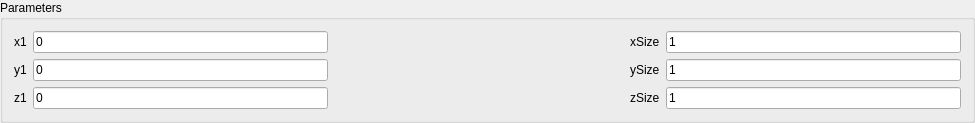
<?xml version="1.0" encoding="UTF-8"?>
<ui version="4.0">
 <class>CuboidWidget</class>
 <widget class="QWidget" name="CuboidWidget">
  <property name="geometry">
   <rect>
    <x>0</x>
    <y>0</y>
    <width>975</width>
    <height>118</height>
   </rect>
  </property>
  <property name="windowTitle">
   <string>CuboidWidget</string>
  </property>
  <layout class="QVBoxLayout" name="verticalLayout">
   <property name="spacing">
    <number>0</number>
   </property>
   <property name="leftMargin">
    <number>0</number>
   </property>
   <property name="topMargin">
    <number>0</number>
   </property>
   <property name="rightMargin">
    <number>0</number>
   </property>
   <property name="bottomMargin">
    <number>0</number>
   </property>
   <item>
    <widget class="QGroupBox" name="groupBox">
     <property name="title">
      <string>Parameters</string>
     </property>
     <layout class="QGridLayout" name="gridLayout">
      <item row="2" column="3">
       <widget class="QLabel" name="label_5">
        <property name="text">
         <string>zSize</string>
        </property>
       </widget>
      </item>
      <item row="0" column="3">
       <widget class="QLabel" name="label_6">
        <property name="text">
         <string>xSize</string>
        </property>
       </widget>
      </item>
      <item row="1" column="3">
       <widget class="QLabel" name="label_7">
        <property name="text">
         <string>ySize</string>
        </property>
       </widget>
      </item>
      <item row="0" column="1">
       <widget class="QLineEdit" name="lineEdit_x1">
        <property name="text">
         <string>0</string>
        </property>
       </widget>
      </item>
      <item row="1" column="4">
       <widget class="QLineEdit" name="lineEdit_y2">
        <property name="text">
         <string>1</string>
        </property>
       </widget>
      </item>
      <item row="2" column="1">
       <widget class="QLineEdit" name="lineEdit_z1">
        <property name="text">
         <string>0</string>
        </property>
       </widget>
      </item>
      <item row="0" column="0">
       <widget class="QLabel" name="label_2">
        <property name="text">
         <string>x1</string>
        </property>
       </widget>
      </item>
      <item row="2" column="0">
       <widget class="QLabel" name="label_4">
        <property name="text">
         <string>z1</string>
        </property>
       </widget>
      </item>
      <item row="0" column="2">
       <spacer name="horizontalSpacer_2">
        <property name="orientation">
         <enum>Qt::Horizontal</enum>
        </property>
        <property name="sizeHint" stdset="0">
         <size>
          <width>40</width>
          <height>20</height>
         </size>
        </property>
       </spacer>
      </item>
      <item row="0" column="4">
       <widget class="QLineEdit" name="lineEdit_x2">
        <property name="text">
         <string>1</string>
        </property>
       </widget>
      </item>
      <item row="1" column="1">
       <widget class="QLineEdit" name="lineEdit_y1">
        <property name="text">
         <string>0</string>
        </property>
       </widget>
      </item>
      <item row="2" column="4">
       <widget class="QLineEdit" name="lineEdit_z2">
        <property name="text">
         <string>1</string>
        </property>
       </widget>
      </item>
      <item row="1" column="0">
       <widget class="QLabel" name="label_3">
        <property name="text">
         <string>y1</string>
        </property>
       </widget>
      </item>
     </layout>
    </widget>
   </item>
  </layout>
 </widget>
 <layoutdefault spacing="6" margin="11"/>
 <resources/>
 <connections/>
</ui>
